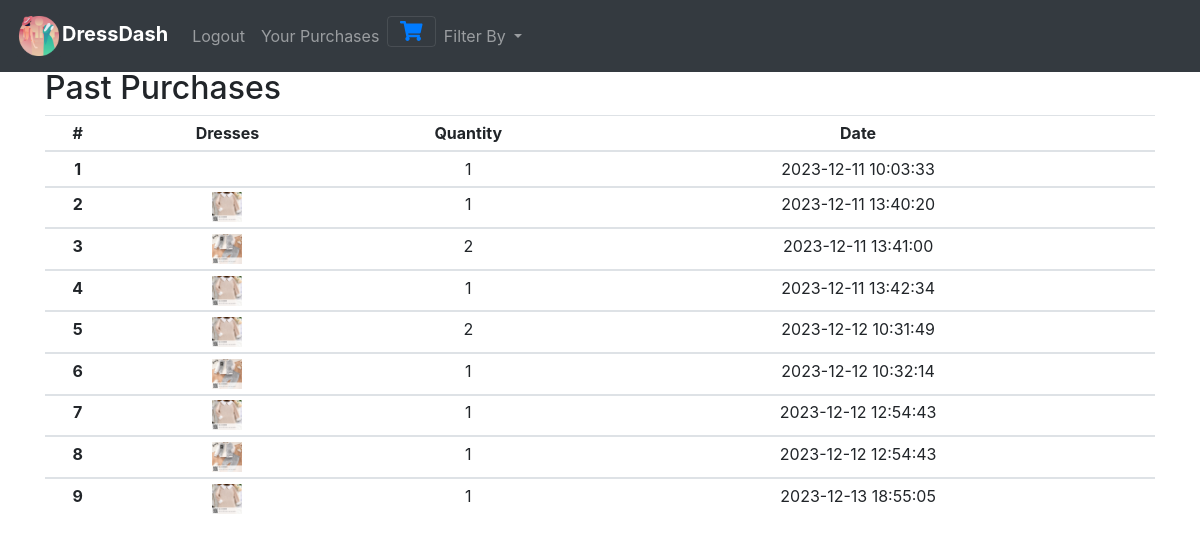
/purchase_history/ (signed in), run on the app's committed database.
### tables this page shows
CREATE TABLE "purchases" (
	"id"	INTEGER NOT NULL,
	"uid"	INTEGER NOT NULL,
	"image"	TEXT,
	"quantity"	INTEGER,
	"date"	DATE
);

### app.py (the view)
@app.route("/purchase_history/")
def history():
    shoppingCart = []
    shopLen = len(shoppingCart)
    totItems=0
    total=0
    display=0
    myDresses = db.execute("SELECT * FROM purchases where uid=:uid",uid=session['uid'])
    print(session['uid'],myDresses)
    myDressesLen = len(myDresses)
    print(myDresses)
    return render_template("purchase_history.html", shoppingCart=shoppingCart, shopLen=shopLen, total=total, totItems=totItems, display=display, session=session, myDresses=myDresses, myDressesLen=myDressesLen)

### templates/purchase_history.html (shortened to what this page needs)
{% extends "base_template.html" %}
{% block body %}
<div class="row" style="height:80vh;">
    <div class="col-sm">
        <h2> Past Purchases </h2>
        <table class="table table-sm">
            <thead>
              <tr>
                <th scope="col">#</th>
                <th scope="col">Dresses</th>
                <th scope="col">Quantity</th>
                <th scope="col">Date</th>
                <th scope="col"></th>
              </tr>
            </thead>
            <tbody>
                {% for i in range(myDressesLen) %}
              <tr>
                <th scope="row">{{ i + 1 }}</th>
                <td><img src="{{ url_for('static', filename='Images/' + myDresses[i]['image']) }}" width="30px" alt="{{ myDresses[i]['team'] }}" /></td>
                <td>{{ myDresses[i]["quantity"] }}</td>
                <td>{{ myDresses[i]["date"] }}</td>
              </tr>
            </tbody>
            {% endfor %}
          </table>
        </div>
        </div>
{% endblock %}

### Static/CSS/styles.css (style rules this page uses)
tr { text-align: center; }
html, body { height: 100%; margin: 0; display: flex; flex-direction: column; }

### data on the page
purchases: quantity "1", date "2023-12-11 10:03:33"
purchases: image (picture), quantity "1", date "2023-12-11 13:40:20"
purchases: image (picture), quantity "2", date "2023-12-11 13:41:00"
purchases: image (picture), quantity "1", date "2023-12-11 13:42:34"
purchases: image (picture), quantity "2", date "2023-12-12 10:31:49"
purchases: image (picture), quantity "1", date "2023-12-12 10:32:14"
purchases: image (picture), quantity "1", date "2023-12-12 12:54:43"
purchases: image (picture), quantity "1", date "2023-12-12 12:54:43"
purchases: image (picture), quantity "1", date "2023-12-13 18:55:05"

### other printed values
{{ i + 1 }} "1" "2" "3" "4" "5" "6" "7" "8" "9"
